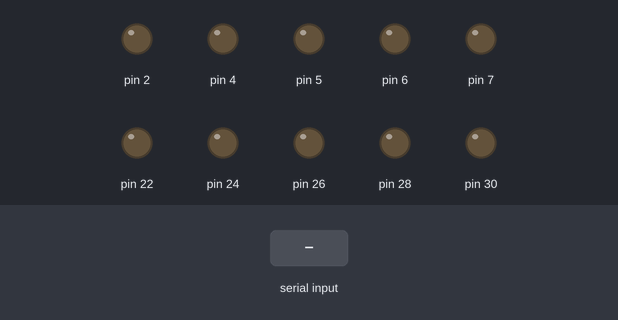
A sketch run on a simulated Arduino Mega 2560, built with avr-gcc and run on an emulated ATmega2560. Shown: output pins drawn as LEDs (lit = HIGH). Inputs (shaded band) come from the test bench.

Above: at 1.2 s.
1.3 s: "l" received over Serial
At 2.5 s:
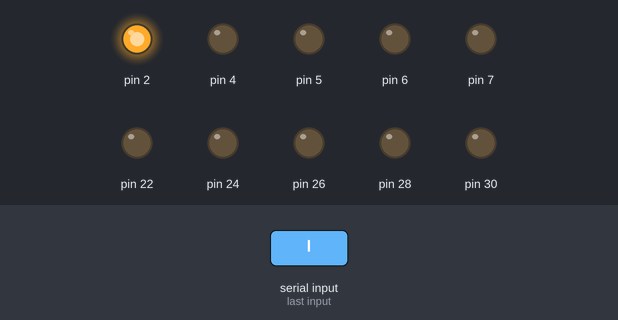
2.8 s: "r" received over Serial
At 3.9 s:
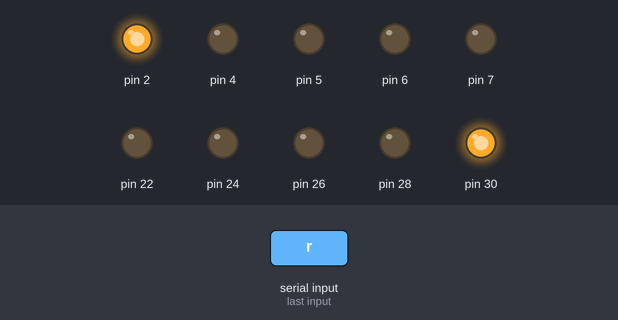
4.3 s: byte 115 ('s') received over Serial
At 5.0 s:
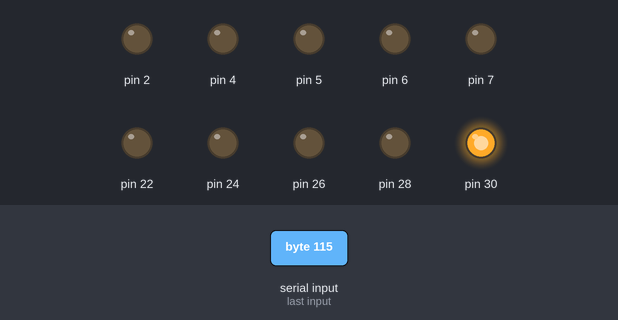
5.8 s: "o" received over Serial
At 6.2 s:
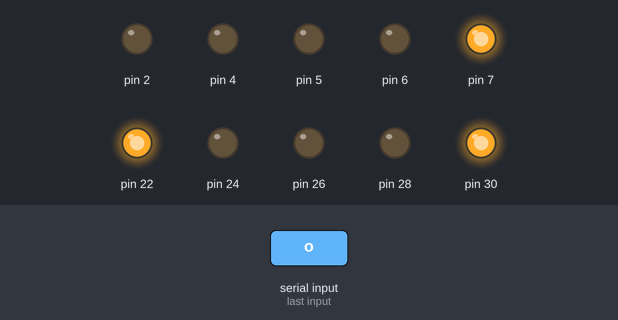
7.3 s: "c" received over Serial
At 8.5 s:
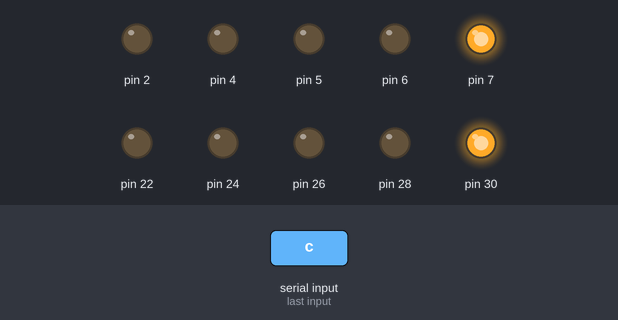
8.8 s: "u" received over Serial
At 9.7 s:
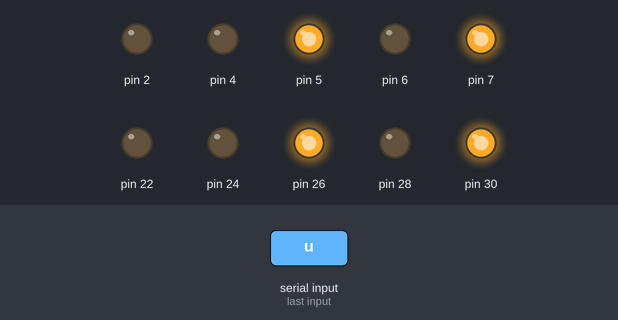
Timing chart, 0 to 11.3 s (numbered marks = the images above; inputs shaded):
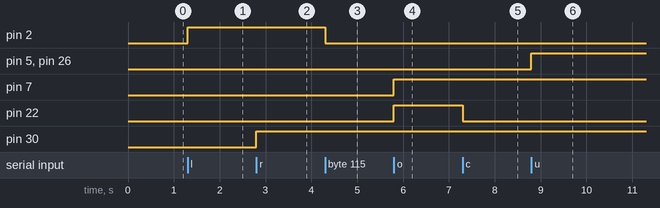

The sketch:

pi_owi.ino
```cpp
void setup() {
 // put your setup code here
 // set baud rate to 9600
 // set all pins
 //pins for pwm for each motor
 //pins for direction for each motor
Serial.begin(9600);
pinMode(2,OUTPUT);
pinMode(30,OUTPUT);
pinMode(26,OUTPUT);
pinMode(5,OUTPUT);
pinMode(4,OUTPUT);
pinMode(28,OUTPUT);
pinMode(22,OUTPUT);
pinMode(7,OUTPUT);
pinMode(24,OUTPUT);
pinMode(6,OUTPUT);
}

void loop() {
  // put your main code here, to run repeatedly:

  if(Serial.available())
 {
  char in = Serial.read();
  if(in=='l'){ //rotate left
  digitalWrite(30,0);
  digitalWrite(2,1);
  }
  if(in=='r'){  //rotate right
  digitalWrite(30,1);
  digitalWrite(2,1);
  }
    if(in=='o'){  //open gripper
  digitalWrite(22,1);
  digitalWrite(7,1);
  }
    if(in=='c'){  //close gripper
  digitalWrite(22,0);
  digitalWrite(7,1);
  }
    if(in=='u'){  //cam up large
  digitalWrite(26,1);
  digitalWrite(5,1);
  }
     if(in=='d'){ //cam up small
  digitalWrite(26,0);
  digitalWrite(5,1);
  }
       if(in=='a'){//cam up
  digitalWrite(24,0);
  digitalWrite(6,1);
  }
       if(in=='f'){ //cam down
  digitalWrite(24,1);
  digitalWrite(6,1);
  }
         if(in=='t'){ //rotate elbow up
  digitalWrite(28,0);
  digitalWrite(4,1);
  }
         if(in=='y'){ //rotate elbow down
  digitalWrite(28,1);
  digitalWrite(4,1);
  }

  if(in=='s'){
  digitalWrite(2,0);
  digitalWrite(5,0);
  digitalWrite(7,0);
   digitalWrite(6,0);
   digitalWrite(4,0);
 }
  }}
```

Measured:
- after the input at 1.3 s, pin 2: LOW → HIGH at once
- after the input at 2.8 s, pin 30: LOW → HIGH at once
- after the input at 4.3 s, pin 2: HIGH → LOW at once
- after the input at 5.8 s, pin 7, pin 22: LOW → HIGH at once
- after the input at 7.3 s, pin 22: HIGH → LOW at once
- after the input at 8.8 s, pin 5, pin 26: LOW → HIGH at once
